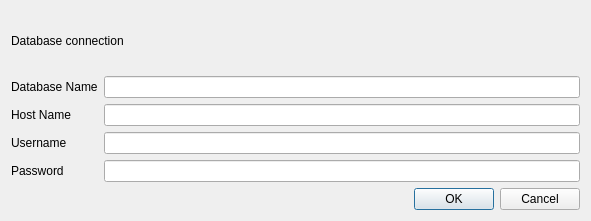
<?xml version="1.0" encoding="UTF-8"?>
<ui version="4.0">
 <class>Dialog</class>
 <widget class="QDialog" name="Dialog">
  <property name="geometry">
   <rect>
    <x>0</x>
    <y>0</y>
    <width>591</width>
    <height>221</height>
   </rect>
  </property>
  <property name="windowTitle">
   <string>Dialog</string>
  </property>
  <layout class="QGridLayout" name="gridLayout">
   <item row="0" column="0" colspan="3">
    <widget class="QLabel" name="label">
     <property name="text">
      <string>Database connection</string>
     </property>
    </widget>
   </item>
   <item row="1" column="0" colspan="2">
    <widget class="QLabel" name="label_2">
     <property name="text">
      <string>Database Name</string>
     </property>
    </widget>
   </item>
   <item row="1" column="2">
    <widget class="QLineEdit" name="lineEdit"/>
   </item>
   <item row="2" column="0">
    <widget class="QLabel" name="label_5">
     <property name="text">
      <string>Host Name</string>
     </property>
    </widget>
   </item>
   <item row="3" column="0">
    <widget class="QLabel" name="label_4">
     <property name="text">
      <string>Username</string>
     </property>
    </widget>
   </item>
   <item row="4" column="0">
    <widget class="QLabel" name="label_3">
     <property name="text">
      <string>Password</string>
     </property>
    </widget>
   </item>
   <item row="5" column="0" colspan="3">
    <widget class="QDialogButtonBox" name="buttonBox">
     <property name="orientation">
      <enum>Qt::Horizontal</enum>
     </property>
     <property name="standardButtons">
      <set>QDialogButtonBox::Cancel|QDialogButtonBox::Ok</set>
     </property>
    </widget>
   </item>
   <item row="2" column="2">
    <widget class="QLineEdit" name="lineEdit_2"/>
   </item>
   <item row="3" column="2">
    <widget class="QLineEdit" name="lineEdit_4"/>
   </item>
   <item row="4" column="2">
    <widget class="QLineEdit" name="lineEdit_3"/>
   </item>
  </layout>
 </widget>
 <resources/>
 <connections>
  <connection>
   <sender>buttonBox</sender>
   <signal>accepted()</signal>
   <receiver>Dialog</receiver>
   <slot>accept()</slot>
   <hints>
    <hint type="sourcelabel">
     <x>248</x>
     <y>254</y>
    </hint>
    <hint type="destinationlabel">
     <x>157</x>
     <y>274</y>
    </hint>
   </hints>
  </connection>
  <connection>
   <sender>buttonBox</sender>
   <signal>rejected()</signal>
   <receiver>Dialog</receiver>
   <slot>reject()</slot>
   <hints>
    <hint type="sourcelabel">
     <x>316</x>
     <y>260</y>
    </hint>
    <hint type="destinationlabel">
     <x>286</x>
     <y>274</y>
    </hint>
   </hints>
  </connection>
 </connections>
</ui>
